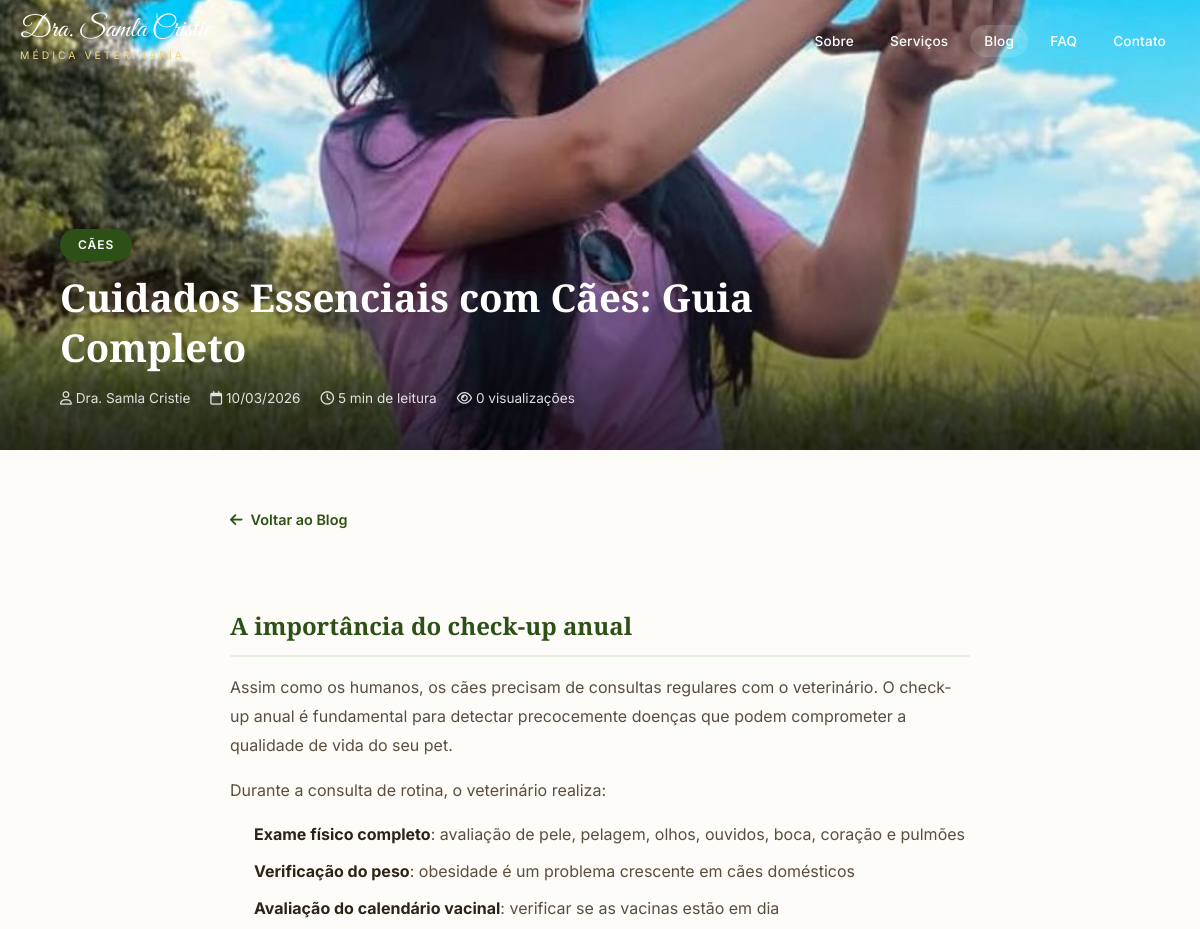
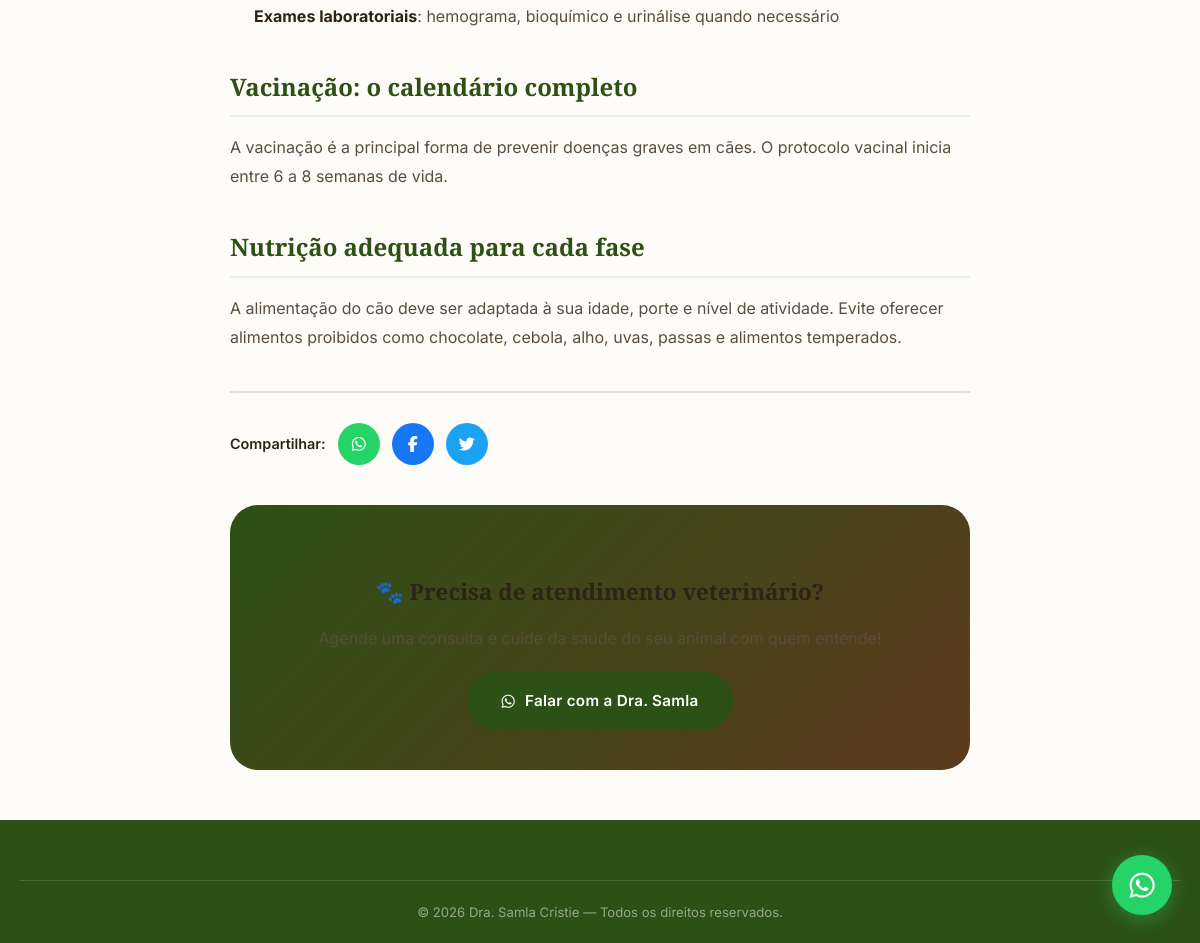
Page /artigo.php?slug=cuidados-essenciais-caes-guia-completo on the committed database (2 pictures, top to bottom).
### tables this page shows
CREATE TABLE IF NOT EXISTS `articles` (
    `id` INT AUTO_INCREMENT PRIMARY KEY,
    `title` VARCHAR(300) NOT NULL,
    `slug` VARCHAR(300) NOT NULL UNIQUE,
    `excerpt` TEXT,
    `content` LONGTEXT,
    `image` VARCHAR(255),
    `category` VARCHAR(100),
    `author` VARCHAR(200) DEFAULT 'Dra. Samla Cristie',
    `read_time` VARCHAR(20) DEFAULT '5 min',
    `featured` TINYINT(1) DEFAULT 0,
    `active` TINYINT(1) DEFAULT 1,
    `views` INT DEFAULT 0,
    `created_at` TIMESTAMP DEFAULT CURRENT_TIMESTAMP,
    `updated_at` TIMESTAMP DEFAULT CURRENT_TIMESTAMP ON UPDATE CURRENT_TIMESTAMP
);

### config.php (called while the page is built, shortened)
<?php
function getDB($returnError = false) {
    static $pdo = null;
    if ($pdo === null) {
        try {
            $dsn = 'mysql:host=' . DB_HOST . ';dbname=' . DB_NAME . ';charset=' . DB_CHARSET;
            $pdo = new PDO($dsn, DB_USER, DB_PASS, [
                PDO::ATTR_ERRMODE => PDO::ERRMODE_EXCEPTION,
                PDO::ATTR_DEFAULT_FETCH_MODE => PDO::FETCH_ASSOC,
                PDO::ATTR_EMULATE_PREPARES => false,
            ]);
        } catch (PDOException $e) {
            if ($returnError) {
                return ['error' => $e->getMessage()];
            }
            die('Erro na conexão com o banco de dados: ' . $e->getMessage());
        }
    }
    return $pdo;
}
function e($str) {
    return htmlspecialchars($str ?? '', ENT_QUOTES, 'UTF-8');
}
function getAllSettings() {
    try {
        $db = getDB();
        $stmt = $db->query('SELECT setting_key, setting_value FROM settings');
        $settings = [];
        while ($row = $stmt->fetch()) {
            $settings[$row['setting_key']] = $row['setting_value'];
        }
        return $settings;
    } catch (Exception $e) {
        return [];
    }
}

### artigo.php (the view, shortened to what this page needs)
<?php
require_once __DIR__ . '/config.php';
$db = getDB();
$s = getAllSettings();
$wa = $s['whatsapp_number'] ?? '5562994793553';
$waLink = "https://wa.me/{$wa}?text=" . urlencode("Olá Samy vim do site pode me ajudar?");
$slug = $_GET['slug'] ?? '';
$stmt = $db->prepare("SELECT * FROM articles WHERE slug = ? AND active = 1");
$stmt->execute([$slug]);
$article = $stmt->fetch();
?>
<!DOCTYPE html>
<html lang="pt-BR">
<head>
    <link rel="stylesheet" href="https://cdnjs.cloudflare.com/ajax/libs/font-awesome/6.5.1/css/all.min.css">
    <link rel="stylesheet" href="styles.css">
</head>
<body>
    <nav class="navbar scrolled" id="navbar">
        <div class="nav-container">
            <a href="index.php" class="nav-logo">
                <span class="logo-text"><?= e($s['hero_title'] ?? 'Dra. Samla Cristie') ?></span>
                <span class="logo-sub">Médica Veterinária</span>
            </a>
            <ul class="nav-links" id="navLinks">
                <li><a href="index.php#sobre">Sobre</a></li>
                <li><a href="index.php#servicos">Serviços</a></li>
                <li><a href="blog.php" style="background:rgba(255,255,255,0.15)">Blog</a></li>
                <li><a href="index.php#faq">FAQ</a></li>
                <li><a href="index.php#contato">Contato</a></li>
            </ul>
        </div>
    </nav>
    <div class="article-hero">
        <img src="<?= e($article['image']) ?>" alt="<?= e($article['title']) ?>">
        <div class="article-hero-overlay"></div>
        <div class="article-hero-content">
            <div class="container">
                <span class="article-cat"><?= e($article['category']) ?></span>
                <h1><?= e($article['title']) ?></h1>
                <div class="article-meta-hero">
                    <span><i class="far fa-user"></i> <?= e($article['author']) ?></span>
                    <span><i class="far fa-calendar"></i> <?= date('d/m/Y', strtotime($article['created_at'])) ?></span>
                    <span><i class="far fa-clock"></i> <?= e($article['read_time']) ?> de leitura</span>
                    <span><i class="far fa-eye"></i> <?= $article['views'] ?> visualizações</span>
                </div>
            </div>
        </div>
    </div>
    <div class="article-body">
        <a href="blog.php" class="back-link"><i class="fas fa-arrow-left"></i> Voltar ao Blog</a>
        <?= $article['content'] ?>
        <div class="article-share">
            <span>Compartilhar:</span>
            <a href="https://wa.me/?text=<?= urlencode($article['title'] . ' - ' . 'http' . (isset($_SERVER['HTTPS']) ? 's' : '') . '://' . $_SERVER['HTTP_HOST'] . $_SERVER['REQUEST_URI']) ?>" class="share-btn share-wa" target="_blank"><i class="fab fa-whatsapp"></i></a>
            <a href="https://www.facebook.com/sharer/sharer.php?u=<?= urlencode('http' . (isset($_SERVER['HTTPS']) ? 's' : '') . '://' . $_SERVER['HTTP_HOST'] . $_SERVER['REQUEST_URI']) ?>" class="share-btn share-fb" target="_blank"><i class="fab fa-facebook-f"></i></a>
            <a href="https://twitter.com/intent/tweet?text=<?= urlencode($article['title']) ?>&url=<?= urlencode('http' . (isset($_SERVER['HTTPS']) ? 's' : '') . '://' . $_SERVER['HTTP_HOST'] . $_SERVER['REQUEST_URI']) ?>" class="share-btn share-tw" target="_blank"><i class="fab fa-twitter"></i></a>
        </div>
        <div class="article-cta">
            <h3>🐾 Precisa de atendimento veterinário?</h3>
            <p>Agende uma consulta e cuide da saúde do seu animal com quem entende!</p>
            <a href="<?= $waLink ?>" class="btn btn-primary" target="_blank"><i class="fab fa-whatsapp"></i> Falar com a Dra. Samla</a>
        </div>
    </div>
    <footer class="footer">
        <div class="container">
            <div class="footer-bottom"><p>&copy; <?= date('Y') ?> <?= e($s['hero_title'] ?? 'Dra. Samla Cristie') ?> — Todos os direitos reservados.</p></div>
        </div>
    </footer>
    <a href="<?= $waLink ?>" class="whatsapp-float" target="_blank" aria-label="WhatsApp"><i class="fab fa-whatsapp"></i><span class="whatsapp-tooltip">Fale conosco!</span></a>
</body>
</html>

### styles.css (style rules this page uses)
:root { --green-deep: #2d5016; --green-mid: #3d6b22; --green-light: #5a8a3c; --green-pale: #e8f0e2; --brown-dark: #5c3a1e; --brown-mid: #8B4513; --brown-warm: #a0522d; --brown-light: #c8956c; --cream: #FFF8DC; --cream-soft: #faf5e8; --gold: #c9a84c; --gold-light: #e8d48c; --white: #ffffff; --offwhite: #fdfcf8; --text-dark: #2c2416; --text-mid: #5a4e3e; --text-light: #8a7e6e; --border: #e5ddd0; --shadow-sm: 0 2px 8px rgba(44,36,22,0.08); --shadow-md: 0 4px 20px rgba(44,36,22,0.12); --shadow-lg: 0 8px 40px rgba(44,36,22,0.16); --shadow-xl: 0 16px 60px rgba(44,36,22,0.2); --radius-sm: 8px; --radius-md: 12px; --radius-lg: 20px; --radius-xl: 28px; --transition: all 0.3s cubic-bezier(0.4, 0, 0.2, 1); --font-display: 'Great Vibes', cursive; --font-heading: 'Playfair Display', serif; --font-body: 'Inter', sans-serif; }
*, *::before, *::after { margin: 0; padding: 0; box-sizing: border-box; }
html { scroll-behavior: smooth; font-size: 16px; }
body { font-family: var(--font-body); color: var(--text-dark); background: var(--offwhite); line-height: 1.7; overflow-x: hidden; -webkit-font-smoothing: antialiased; }
img { max-width: 100%; height: auto; display: block; }
a { text-decoration: none; color: inherit; transition: var(--transition); }
ul { list-style: none; }
.container { width: 100%; max-width: 1200px; margin: 0 auto; padding: 0 20px; }
.btn { display: inline-flex; align-items: center; gap: 10px; padding: 14px 32px; border-radius: 50px; font-family: var(--font-body); font-weight: 600; font-size: 0.95rem; letter-spacing: 0.3px; cursor: pointer; border: 2px solid transparent; transition: var(--transition); }
.btn-primary { background: var(--green-deep); color: var(--white); border-color: var(--green-deep); }
.navbar { position: fixed; top: 0; left: 0; right: 0; z-index: 1000; background: transparent; transition: var(--transition); padding: 16px 0; }
.nav-container { max-width: 1200px; margin: 0 auto; padding: 0 20px; display: flex; align-items: center; justify-content: space-between; }
.nav-logo { display: flex; flex-direction: column; }
.logo-text { font-family: var(--font-display); font-size: 1.8rem; color: var(--white); line-height: 1; }
.logo-sub { font-family: var(--font-body); font-size: 0.65rem; color: var(--gold-light); text-transform: uppercase; letter-spacing: 3px; margin-top: 2px; }
.nav-links { display: flex; gap: 8px; }
.nav-links a { color: var(--white); font-size: 0.85rem; font-weight: 500; padding: 8px 14px; border-radius: 50px; position: relative; letter-spacing: 0.2px; }
.footer { background: var(--green-deep); color: var(--white); padding: 60px 0 0; }
.footer-bottom { border-top: 1px solid rgba(255,255,255,0.15); padding: 20px 0; text-align: center; }
.footer-bottom p { color: rgba(255,255,255,0.5); font-size: 0.82rem; }
.whatsapp-float { position: fixed; bottom: 28px; right: 28px; width: 60px; height: 60px; background: #25D366; color: white; border-radius: 50%; display: flex; align-items: center; justify-content: center; font-size: 1.8rem; box-shadow: 0 4px 20px rgba(37, 211, 102, 0.4); z-index: 999; transition: var(--transition); animation: whatsapp-pulse 2s infinite; }

### rows in the picture
articles: image (picture), category "CÃES", title "Cuidados Essenciais com Cães: Guia Completo", author "Dra. Samla Cristie", created_at "10/03/2026", read_time "5 min", views "0", content "A importância do check-up anual Assim como os humanos, os cães precisam de consultas regulares com o veterinário. O check-up anual é fundamental para detectar precocemente doenças que podem comprometer a qualidade de vida do seu pet. Durante a consulta de rotina, o veterinário realiza: Exame físico completo : avaliação de pele, pelagem, olhos, ouvidos, boca, coração e pulmões Verificação do peso : obesidade é um problema crescente em cães domésticos Avaliação do calendário vacinal : verificar se as vacinas estão em dia Exames laboratoriais : hemograma, bioquímico e urinálise quando necessário Vacinação: o calendário completo A vacinação é a principal forma de prevenir doenças graves em…"

### other values in the picture
$s['hero_title'] "Dra. Samla Cristie"
